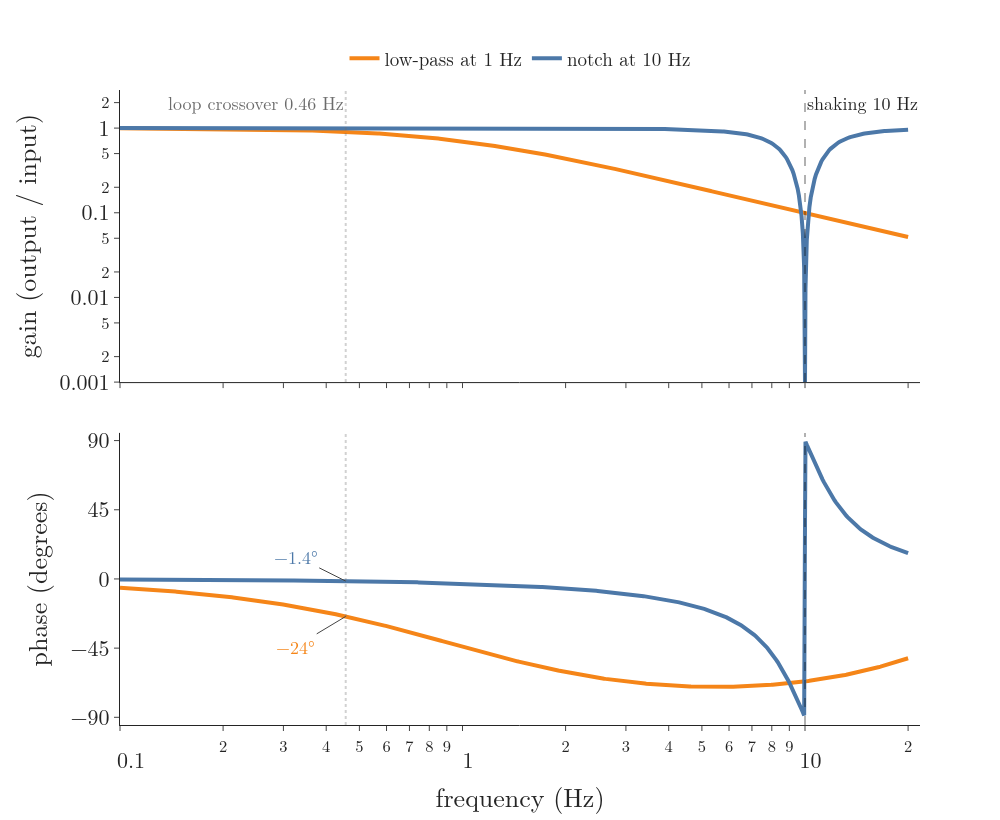

The Python source for this figure:
"""Two ways to keep the frame's 10 Hz shaking out of the D term, drawn as frequency responses (gain and phase against
frequency, both axes as in a Bode plot). Orange: a first-order low-pass at 1 Hz. Blue: a notch at 10 Hz, 5 Hz wide.
Both are the 100 Hz filters of the notebook. The dotted line marks the heading loop's gain crossover (2.87 rad/s, 0.46
Hz, with RO-060's heading PID), the dashed line the 10 Hz shaking. The low-pass lets 0.1 of the shaking through and lags
24 degrees at the crossover; the notch lets none through and lags 1.4 degrees. The notch's gain is exactly 0 at 10 Hz; the log axis
cannot show 0, so the curve is drawn down to its bottom edge, 0.001. Frequencies stop at 20 Hz.
Run: python filters.py -> filters.png"""
from pathlib import Path

import numpy as np
import plotly.graph_objects as go
from plotly.subplots import make_subplots
from scipy import signal
from gifkit import BLUE, FONT, GREY, ORANGE
from tunekit import DT, F_VIB, heading_loop_tf, lowpass, margins, notch

here = Path(__file__).parent
f = np.unique(np.r_[np.logspace(-1, np.log10(20), 600), 10.0])
w = 2 * np.pi * f
FILT = {"low-pass at 1 Hz": (lowpass(1.0), ORANGE), "notch at 10 Hz": (notch(), BLUE)}
wg = np.logspace(-2, np.log10(np.pi / DT * 0.999), 200000)
m0 = margins(heading_loop_tf(wg), wg)
fc = m0["wgc"] / (2 * np.pi)
resp = {}
for name, ((b, a), _) in FILT.items():
    _, h = signal.freqz(b, a, worN=np.r_[w, 2 * np.pi * F_VIB, m0["wgc"]], fs=2 * np.pi / DT)
    resp[name] = (h[:-2], abs(h[-2]), np.degrees(np.angle(h[-1])))
assert abs(m0["wgc"] - 2.87) < 0.01 and abs(fc - 0.456) < 0.001
assert abs(resp["low-pass at 1 Hz"][1] - 0.10) < 0.005 and resp["notch at 10 Hz"][1] < 1e-6
assert abs(resp["low-pass at 1 Hz"][2] + 24.4) < 0.05 and abs(resp["notch at 10 Hz"][2] + 1.4) < 0.05

fig = make_subplots(rows=2, cols=1, shared_xaxes=True, vertical_spacing=0.08)
for name, ((b, a), col) in FILT.items():
    h = resp[name][0]
    fig.add_trace(go.Scatter(x=f, y=np.maximum(abs(h), 1e-3), mode="lines", line=dict(color=col, width=4), name=name), row=1, col=1)
    fig.add_trace(go.Scatter(x=f, y=np.degrees(np.angle(h)), mode="lines", line=dict(color=col, width=4),
                             showlegend=False), row=2, col=1)
for row in (1, 2):
    fig.add_vline(x=fc, line=dict(color=GREY, width=2, dash="dot"), row=row, col=1)
    fig.add_vline(x=F_VIB, line=dict(color="black", width=2, dash="dash"), row=row, col=1)
fig.add_annotation(x=np.log10(fc), y=np.log10(2.0), text="loop crossover 0.46 Hz", showarrow=False, xanchor="right",
                   font=dict(size=18, color=GREY), row=1, col=1)
fig.add_annotation(x=np.log10(F_VIB), y=np.log10(2.0), text="shaking 10 Hz", showarrow=False, xanchor="left",
                   font=dict(size=18), row=1, col=1)
fig.add_annotation(x=np.log10(fc), y=-24.4, text="−24°", showarrow=True, ax=-50, ay=30, font=dict(size=18, color=ORANGE),
                   row=2, col=1)
fig.add_annotation(x=np.log10(fc), y=-1.4, text="−1.4°", showarrow=True, ax=-50, ay=-25, font=dict(size=18, color=BLUE),
                   row=2, col=1)
fig.update_layout(template="simple_white", font=FONT, width=1000, height=820, margin=dict(l=120, r=80, t=90, b=80),
                  legend=dict(orientation="h", x=0.5, xanchor="center", y=1.02, yanchor="bottom", font=dict(size=19)))
fig.update_yaxes(type="log", title_text="gain (output / input)", range=[-3, 0.45], row=1, col=1)
fig.update_yaxes(title_text="phase (degrees)", range=[-95, 95], dtick=45, row=2, col=1)
fig.update_xaxes(type="log", row=1, col=1)
fig.update_xaxes(type="log", title_text="frequency (Hz)", row=2, col=1)
fig.write_image(here / "filters.png")
